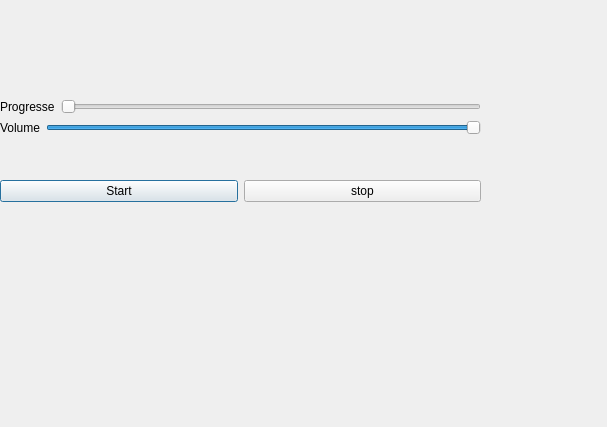
<?xml version="1.0" encoding="UTF-8"?>
<ui version="4.0">
 <class>parametre</class>
 <widget class="QDialog" name="parametre">
  <property name="geometry">
   <rect>
    <x>0</x>
    <y>0</y>
    <width>607</width>
    <height>427</height>
   </rect>
  </property>
  <property name="windowTitle">
   <string>Dialog</string>
  </property>
  <widget class="QWidget" name="layoutWidget">
   <property name="geometry">
    <rect>
     <x>0</x>
     <y>60</y>
     <width>481</width>
     <height>181</height>
    </rect>
   </property>
   <layout class="QGridLayout" name="gridLayout_2">
    <item row="0" column="0">
     <layout class="QGridLayout" name="gridLayout">
      <item row="0" column="0">
       <layout class="QHBoxLayout" name="horizontalLayout">
        <item>
         <widget class="QLabel" name="label_2">
          <property name="text">
           <string>Progresse</string>
          </property>
         </widget>
        </item>
        <item>
         <widget class="QSlider" name="sliderProgresse">
          <property name="orientation">
           <enum>Qt::Horizontal</enum>
          </property>
         </widget>
        </item>
       </layout>
      </item>
      <item row="1" column="0">
       <layout class="QHBoxLayout" name="horizontalLayout_2">
        <item>
         <widget class="QLabel" name="label">
          <property name="text">
           <string>Volume</string>
          </property>
         </widget>
        </item>
        <item>
         <widget class="QSlider" name="sliderVolume">
          <property name="value">
           <number>99</number>
          </property>
          <property name="orientation">
           <enum>Qt::Horizontal</enum>
          </property>
         </widget>
        </item>
       </layout>
      </item>
     </layout>
    </item>
    <item row="1" column="0">
     <layout class="QHBoxLayout" name="horizontalLayout_3">
      <item>
       <widget class="QPushButton" name="pushButton_2">
        <property name="text">
         <string>Start</string>
        </property>
       </widget>
      </item>
      <item>
       <widget class="QPushButton" name="pushButton">
        <property name="text">
         <string>stop</string>
        </property>
       </widget>
      </item>
     </layout>
    </item>
   </layout>
  </widget>
  <widget class="QLabel" name="volume">
   <property name="geometry">
    <rect>
     <x>500</x>
     <y>110</y>
     <width>47</width>
     <height>41</height>
    </rect>
   </property>
   <property name="text">
    <string/>
   </property>
  </widget>
  <widget class="QLabel" name="progresse">
   <property name="geometry">
    <rect>
     <x>490</x>
     <y>60</y>
     <width>47</width>
     <height>41</height>
    </rect>
   </property>
   <property name="text">
    <string/>
   </property>
  </widget>
  <widget class="QPushButton" name="pushButton_3">
   <property name="geometry">
    <rect>
     <x>290</x>
     <y>270</y>
     <width>75</width>
     <height>111</height>
    </rect>
   </property>
   <property name="styleSheet">
    <string notr="true">QPushButton { border: none;image :url(C:/Users/ASUS/Downloads/bell.png);}
QPushButton:hover
{
border: none;image :url(C:/Users/ASUS/Downloads/bell (3).png);
}
</string>
   </property>
   <property name="text">
    <string/>
   </property>
  </widget>
  <widget class="QPushButton" name="pushButton_4">
   <property name="geometry">
    <rect>
     <x>180</x>
     <y>280</y>
     <width>75</width>
     <height>91</height>
    </rect>
   </property>
   <property name="styleSheet">
    <string notr="true">QPushButton { border: none;image :url(C:/Users/ASUS/Downloads/bell (1).png);}
QPushButton:hover
{
border: none;image :url(C:/Users/ASUS/Downloads/bell (2).png);
}
</string>
   </property>
   <property name="text">
    <string/>
   </property>
  </widget>
 </widget>
 <resources/>
 <connections/>
</ui>
